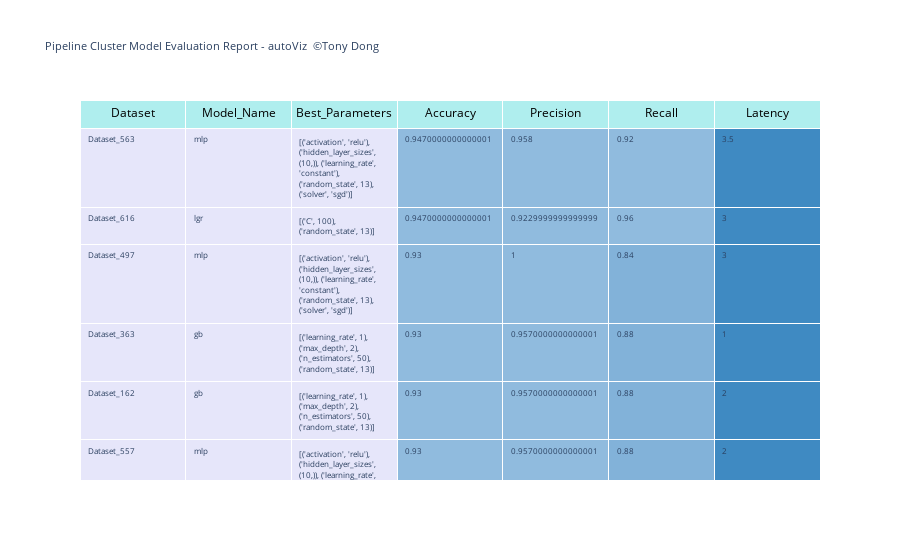

Here is the notebook cell this chart was saved with:
### Code cell
# autoViz Demo 2:
# Use autoViz's built-in function to create Pipeline Cluster Model Evaluation Report (Dynamic Table)
# Diagram will be saved as an html file and stored as ./test/temp-plot.html
viz = autoViz(report = dyna_report)
viz.clf_table_report()

### Figure 1 — Plotly figure (JSON) as saved in the notebook; plotly's stock layout.template omitted (floating-point values rounded to 4 significant figures; data arrays with more than 128 entries replaced by an {"elided": "..."} marker saying what was removed)
{"data": [{"cells": {"align": "left", "fill": {"color": ["lavender", "lavender", "lavender", {"elided": "4928 str values"}, {"elided": "4928 str values"}, {"elided": "4928 str values"}, {"elided": "4928 str values"}]}, "values": {"elided": "7x4928 mixed values"}}, "header": {"align": "center", "fill": {"color": "paleturquoise"}, "font": {"color": "black", "size": 12}, "values": ["Dataset", "Model_Name", "Best_Parameters", "Accuracy", "Precision", "Recall", "Latency"]}, "type": "table"}], "layout": {"font": {"size": 8}, "title": {"text": "Pipeline Cluster Model Evaluation Report - autoViz <a href=\"https://www.linkedin.com/in/lei-tony-dong/\"> ©Tony Dong</a>"}}}
